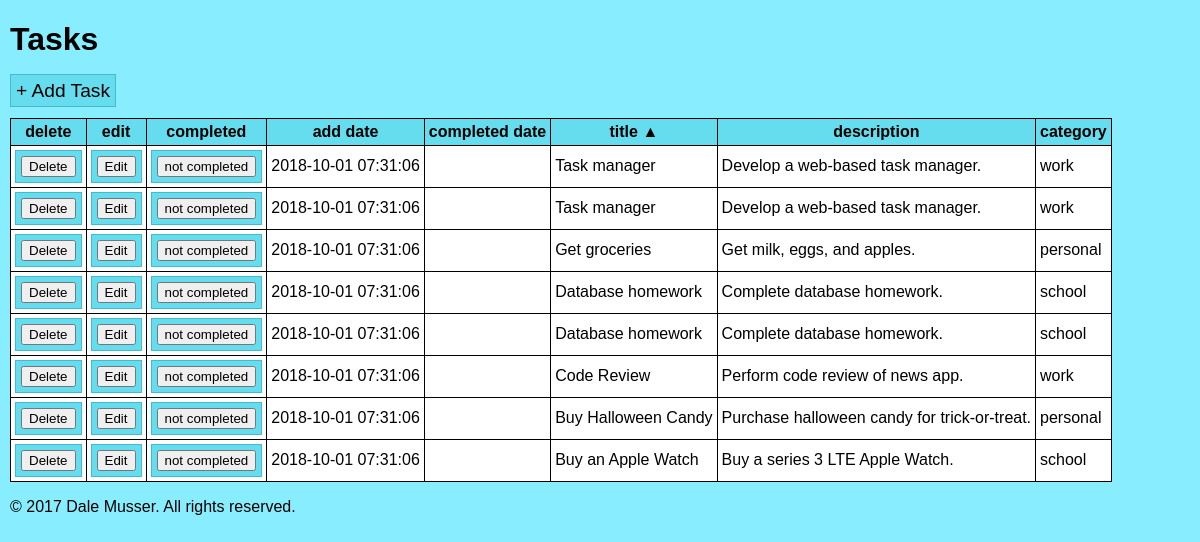
The page /TaskManager3-MVC/index.php?orderby=title on the database its author committed.
### tables this page shows
CREATE TABLE tasks (
   id INT NOT NULL AUTO_INCREMENT PRIMARY KEY,
   title VARCHAR(255) NOT NULL,
   description MEDIUMTEXT,
   category ENUM('personal', 'school', 'work', 'uncategorized') DEFAULT 'uncategorized',
   addDate DATETIME NOT NULL,
   completedDate DATETIME,
   completed char(1) DEFAULT 'N'
);

### TaskManager3-MVC/index.php (called while the page is built, shortened)
<?php
	$controller = new TasksController();
	$controller->run();
?>

### TaskManager3-MVC/TasksModel.php (called while the page is built, shortened)
<?php
	class TasksModel {
		private $mysqli;
		private $orderBy = 'title';
		private $orderDirection = 'asc';
		private function initDatabaseConnection() {
			require('db_credentials.php');
			$this->mysqli = new mysqli($servername, $username, $password, $dbname);
		}
		private function restoreOrdering() {
			$this->orderBy = $_SESSION['orderby'] ? $_SESSION['orderby'] : $this->orderBy;
			$this->orderDirection = $_SESSION['orderdirection'] ? $_SESSION['orderdirection'] : $this->orderDirection;
		}
		public function toggleOrder($orderBy) {
			if ($this->orderBy == $orderBy)	{
				if ($this->orderDirection == 'asc') {
					$this->orderDirection = 'desc';
				} else {
					$this->orderDirection = 'asc';
				}
			} else {
				$this->orderDirection = 'asc';
			}
			$this->orderBy = $orderBy;
		}
		public function getTasks() {
			$this->error = '';
			$tasks = array();
			$orderByEscaped = $this->mysqli->real_escape_string($this->orderBy);
			$orderDirectionEscaped = $this->mysqli->real_escape_string($this->orderDirection);
			$sql = "SELECT * FROM tasks ORDER BY $orderByEscaped $orderDirectionEscaped";
			if ($result = $this->mysqli->query($sql)) {
				if ($result->num_rows > 0) {
					while($row = $result->fetch_assoc()) {
						array_push($tasks, $row);
					}
				}
			} else {
				$this->error = $mysqli->error;
			}
			return array($tasks, $this->error);
		}
	}
?>

### TaskManager3-MVC/db_credentials.php (called while the page is built)
<?php
$servername = "server_name_goes_here";
$username = "user_name_goes_here";
$password = "password_goes_here";
$dbname = "database_name_goes_here";
?>

### TaskManager3-MVC/TasksViews.php (the view, shortened to what this page needs)
<?php
	class TasksViews {
		private $stylesheet = 'taskmanager.css';
		private $pageTitle = 'Tasks';
		public function taskListView($tasks, $orderBy = 'title', $orderDirection = 'asc', $message = '') {
			$body = "<h1>Tasks</h1>\n";
			$body .= "<p><a class='taskButton' href='index.php?view=taskform'>+ Add Task</a></p>\n";
			$body .= "<table>\n";
			$body .= "<tr><th>delete</th><th>edit</th><th>completed</th>";
			$columns = array(array('name' => 'addDate', 'label' => 'add date'),
							 array('name' => 'completedDate', 'label' => 'completed date'),
							 array('name' => 'title', 'label' => 'title'),
							 array('name' => 'description', 'label' => 'description'),
							 array('name' => 'category', 'label' => 'category'));
			foreach ($columns as $column) {
				$name = $column['name'];
				$label = $column['label'];
				if ($name == $orderBy) {
					if ($orderDirection == 'asc') {
						$label .= " &#x25BC;";
					} else {
						$label .= " &#x25B2;";
					}
				}
				$body .= "<th><a class='order' href='index.php?orderby=$name'>$label</a></th>";
			}
			foreach ($tasks as $task) {
				$id = $task['id'];
				$addDate = $task['addDate'];
				$completedDate = ($task['completedDate']) ? $task['completedDate'] : '';
				$title = $task['title'];
				$description = ($task['description']) ? $task['description'] : '';
				$category = $task['category'];
				$completedAction = 'set_completed';
				$completedLabel = 'not completed';
				$body .= "<tr>";
				$body .= "<td><form action='index.php' method='post'><input type='hidden' name='action' value='delete' /><input type='hidden' name='id' value='$id' /><input type='submit' value='Delete'></form></td>";
				$body .= "<td><form action='index.php' method='post'><input type='hidden' name='action' value='edit' /><input type='hidden' name='id' value='$id' /><input type='submit' value='Edit'></form></td>";
				$body .= "<td><form action='index.php' method='post'><input type='hidden' name='action' value='$completedAction' /><input type='hidden' name='id' value='$id' /><input type='submit' value='$completedLabel'></form></td>";
				$body .= "<td>$addDate</td><td>$completedDate</td><td>$title</td><td>$description</td><td>$category</td>";
				$body .= "</tr>\n";
			}
			$body .= "</table>\n";
			return $this->page($this->pageTitle, $body, $this->stylesheet);
		}
		private function page($title, $body, $stylesheet) {
			$html = <<<EOT
<!DOCTYPE html>
<html>
<head>
<title>$title</title>
<link rel="stylesheet" type="text/css" href="{$this->stylesheet}">
</head>
<body>
$body
<p>&copy; 2017 Dale Musser. All rights reserved.</p>
</body>
</html>
EOT;
			return $html;
		}
}

### TaskManager3-MVC/taskmanager.css (style rules this page uses)
body { margin: 10px; background-color: #8ef; font-family: arial; }
table, th, td { border: 1px solid black; border-collapse: collapse; }
th, td { padding: 4px; }
th { background-color: #6de; }
td { background-color: #fff; }
a.taskButton:link, a.taskButton:visited, a.taskButton:active { color: black; font-size: 1.2em; text-decoration: none; background-color: #6de; padding: 5px; border: 1px solid #4bc; }
form { background-color: #6de; border: 1px solid #4bc; padding: 5px; }
a.order:link, a.order:visited, a.order:active { color: black; text-decoration: none; }

### rows shown on the page
tasks: addDate "2018-10-01 07:31:06", title "Task manager", description "Develop a web-based task manager.", category "work"
tasks: addDate "2018-10-01 07:31:06", title "Task manager", description "Develop a web-based task manager.", category "work"
tasks: addDate "2018-10-01 07:31:06", title "Get groceries", description "Get milk, eggs, and apples.", category "personal"
tasks: addDate "2018-10-01 07:31:06", title "Database homework", description "Complete database homework.", category "school"
tasks: addDate "2018-10-01 07:31:06", title "Database homework", description "Complete database homework.", category "school"
tasks: addDate "2018-10-01 07:31:06", title "Code Review", description "Perform code review of news app.", category "work"
tasks: addDate "2018-10-01 07:31:06", title "Buy Halloween Candy", description "Purchase halloween candy for trick-or-treat.", category "personal"
tasks: addDate "2018-10-01 07:31:06", title "Buy an Apple Watch", description "Buy a series 3 LTE Apple Watch.", category "school"

### other values the page prints
$label "add date"
$label "completed date"
$label "title ▲"
$label "description"
$label "category"
